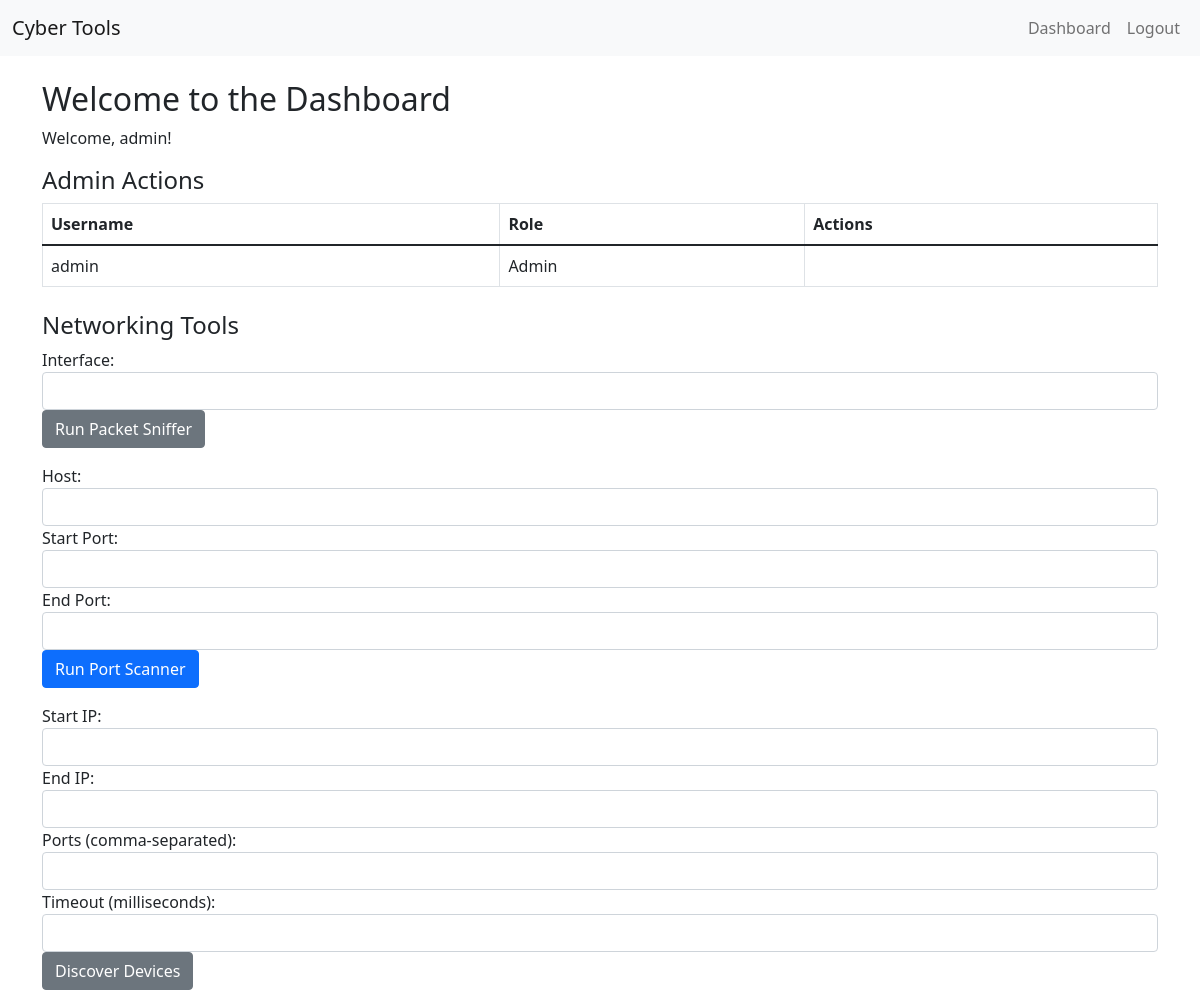
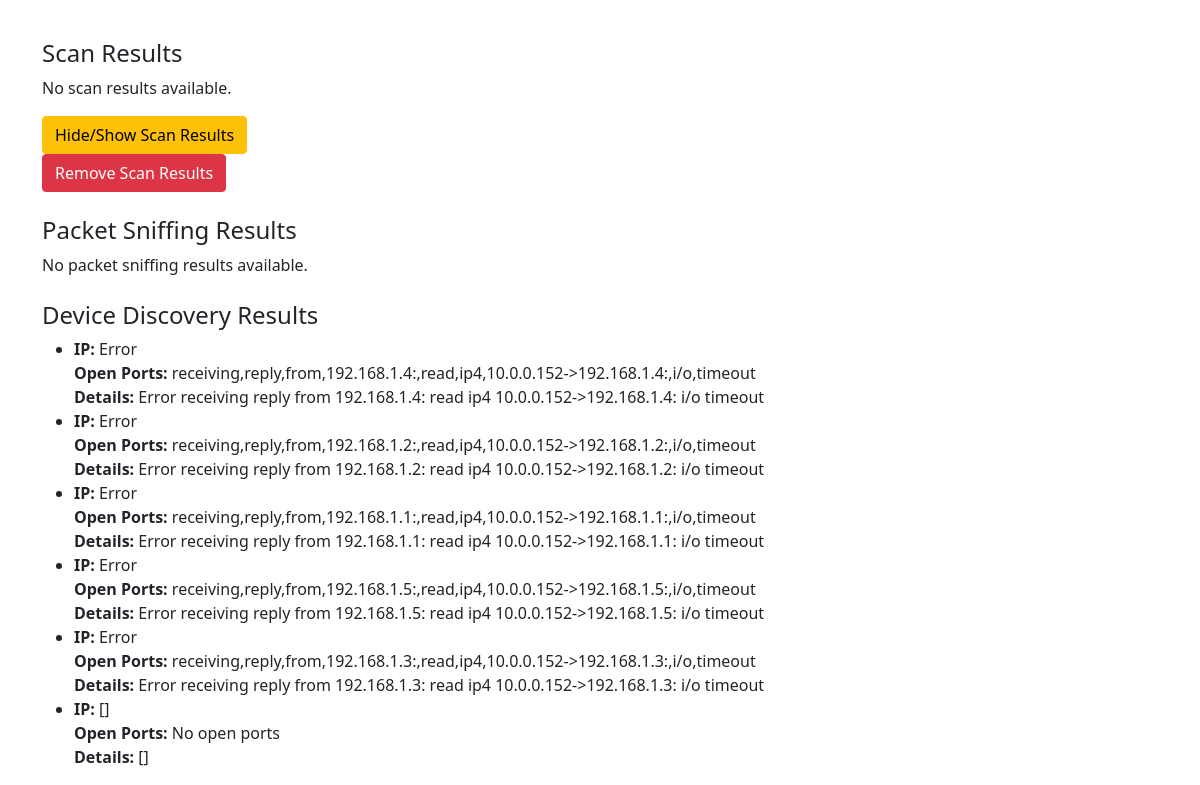
Screenshot of / (signed in) with the database file from the repository (2 pictures, top to bottom).
### app.py (models this page shows)
class User(UserMixin, db.Model):
    id = db.Column(db.Integer, primary_key=True)
    username = db.Column(db.String(150), unique=True, nullable=False)
    password = db.Column(db.String(150), nullable=False)
    role = db.Column(db.String(10), nullable=False)  # 'Admin' or 'User'

class DeviceDiscoveryResult(db.Model):
    id = db.Column(db.Integer, primary_key=True)
    timestamp = db.Column(db.DateTime, default=datetime.utcnow)
    devices = db.Column(db.Text, nullable=False)
    ip = db.Column(db.String(100), nullable=False)
    open_ports = db.Column(db.String(500))  # A string representation of open ports

### app.py (the view)
@app.route('/')
@login_required
def home():
    logging.debug('Rendering home page')
    scan_results = ScanResult.query.order_by(ScanResult.timestamp.desc()).all()
    device_discovery_results = DeviceDiscoveryResult.query.order_by(DeviceDiscoveryResult.timestamp.desc()).all()
    if current_user.role == 'Admin':
        users = User.query.all()
        return render_template('dashboard.html', users=users, role='Admin', scan_results=scan_results, device_discovery_results=device_discovery_results)
    else:
        return render_template('dashboard.html', role='User', scan_results=scan_results, device_discovery_results=device_discovery_results)

### app.py (called while the page is built)
@login_manager.user_loader
def load_user(user_id):
    return User.query.get(int(user_id))

### templates/dashboard.html (shortened to what this page needs)
{% extends "base.html" %}
{% block content %}
    <h2>Welcome to the Dashboard</h2>
    <p>Welcome, {{ current_user.username }}!</p>
    {% if role == 'Admin' %}
        <h4>Admin Actions</h4>
        <table class="table table-bordered">
            <thead>
                <tr>
                    <th>Username</th>
                    <th>Role</th>
                    <th>Actions</th>
                </tr>
            </thead>
            <tbody>
                {% for user in users %}
                    <tr>
                        <td>{{ user.username }}</td>
                        <td>{{ user.role }}</td>
                        <td>
                        </td>
                    </tr>
                {% endfor %}
            </tbody>
        </table>
    {% endif %}
    <div class="mt-4">
        <h4>Networking Tools</h4>
        <form action="{{ url_for('sniff_packets') }}" method="post">
            <div class="form-group">
                <label for="interface">Interface:</label>
                <input type="text" id="interface" name="interface" class="form-control" required>
            </div>
            <button type="submit" class="btn btn-secondary mb-3">Run Packet Sniffer</button>
        </form>
        <form action="{{ url_for('scan_ports') }}" method="post">
            <div class="form-group">
                <label for="host">Host:</label>
                <input type="text" id="host" name="host" class="form-control" required>
            </div>
            <div class="form-group">
                <label for="start_port">Start Port:</label>
                <input type="number" id="start_port" name="start_port" class="form-control" min="1" max="65535" required>
            </div>
            <div class="form-group">
                <label for="end_port">End Port:</label>
                <input type="number" id="end_port" name="end_port" class="form-control" min="1" max="65535" required>
            </div>
            <button type="submit" class="btn btn-primary mb-3">Run Port Scanner</button>
        </form>
        <form action="{{ url_for('discover_devices') }}" method="post">
            <div class="form-group">
                <label for="start_ip">Start IP:</label>
                <input type="text" id="start_ip" name="start_ip" class="form-control" required>
            </div>
            <div class="form-group">
                <label for="end_ip">End IP:</label>
                <input type="text" id="end_ip" name="end_ip" class="form-control" required>
            </div>
            <div class="form-group">
                <label for="ports">Ports (comma-separated):</label>
                <input type="text" id="ports" name="ports" class="form-control" required>
            </div>
            <div class="form-group">
                <label for="timeout">Timeout (milliseconds):</label>
                <input type="number" id="timeout" name="timeout" class="form-control" required>
            </div>
            <button type="submit" class="btn btn-secondary mb-3">Discover Devices</button>
        </form>
    </div>
    <div class="mt-4">
        <h4>Scan Results</h4>
        {% if scan_results %}
            <ul>
                {% for result in scan_results %}
                    <li>
                        <strong>Timestamp:</strong> {{ result.timestamp }}<br>
                        <strong>Target IP:</strong> {{ result.target_ip }}<br>
                        <strong>Open Ports:</strong> {{ result.open_ports }}
                    </li>
                {% endfor %}
            </ul>
        {% else %}
            <p>No scan results available.</p>
        {% endif %}
        <button onclick="toggleScanResults()" class="btn btn-warning">Hide/Show Scan Results</button>
        <form action="{{ url_for('remove_scan_results') }}" method="post">
            <button type="submit" class="btn btn-danger">Remove Scan Results</button>
        </form>
    </div>
<div class="mt-4">
    <h4>Packet Sniffing Results</h4>
    {% if packet_sniffer_results %}
        <table class="table table-bordered">
            <thead>
                <tr>
                    <th>Timestamp</th>
                    <th>Source IP</th>
                    <th>Destination IP</th>
                    <th>Protocol</th>
                    <th>Payload</th>
                </tr>
            </thead>
            <tbody>
                {% for packet in packet_sniffer_results %}
                    <tr>
                        <td>{{ packet.timestamp }}</td>
                        <td>{{ packet.source_ip }}</td>
                        <td>{{ packet.destination_ip }}</td>
                        <td>{{ packet.protocol }}</td>
                        <td>{{ packet.payload }}</td>
                    </tr>
                {% endfor %}
            </tbody>
        </table>
    {% else %}
        <p>No packet sniffing results available.</p>
    {% endif %}
</div>
<div class="mt-4">
    <h4>Device Discovery Results</h4>
    {% if device_discovery_results %}
        <ul>
            {% for device in device_discovery_results %}
                <li>
                    <strong>IP:</strong> {{ device.ip }}<br>
                    <strong>Open Ports:</strong> {{ device.open_ports }}<br>
                    <strong>Details:</strong> {{ device.devices }}
                </li>
            {% endfor %}
        </ul>
    {% else %}
        <p>No device discovery results available.</p>
    {% endif %}
</div>
{% endblock %}

### templates/base.html (shortened to what this page needs)
<!DOCTYPE html>
<html lang="en">
<head>
    <link rel="stylesheet" href="https://cdnjs.cloudflare.com/ajax/libs/bootstrap/5.1.3/css/bootstrap.min.css">
</head>
<body>
    <nav class="navbar navbar-expand-lg navbar-light bg-light">
        <div class="container-fluid">
            <a class="navbar-brand" href="{{ url_for('home') }}">Cyber Tools</a>
            <div class="collapse navbar-collapse" id="navbarNav">
                <ul class="navbar-nav ms-auto">
                    {% if current_user.is_authenticated %}
                        <li class="nav-item">
                            <a class="nav-link" href="{{ url_for('home') }}">Dashboard</a>
                        </li>
                        <li class="nav-item">
                            <a class="nav-link" href="{{ url_for('logout') }}">Logout</a>
                        </li>
                    {% else %}
                        <li class="nav-item">
                            <a class="nav-link" href="{{ url_for('login') }}">Login</a>
                        </li>
                    {% endif %}
                </ul>
            </div>
        </div>
    </nav>
    <div class="container mt-4">
        {% block content %}{% endblock %}
    </div>
</body>
</html>

### rows the page displays
User: username "admin", role "Admin"
DeviceDiscoveryResult: ip "Error", open_ports "receiving,reply,from,192.168.1.4:,read,ip4,10.0.0.152->192.168.1.4:,i/o,timeout", devices "Error receiving reply from 192.168.1.4: read ip4 10.0.0.152->192.168.1.4: i/o timeout"
DeviceDiscoveryResult: ip "Error", open_ports "receiving,reply,from,192.168.1.2:,read,ip4,10.0.0.152->192.168.1.2:,i/o,timeout", devices "Error receiving reply from 192.168.1.2: read ip4 10.0.0.152->192.168.1.2: i/o timeout"
DeviceDiscoveryResult: ip "Error", open_ports "receiving,reply,from,192.168.1.1:,read,ip4,10.0.0.152->192.168.1.1:,i/o,timeout", devices "Error receiving reply from 192.168.1.1: read ip4 10.0.0.152->192.168.1.1: i/o timeout"
DeviceDiscoveryResult: ip "Error", open_ports "receiving,reply,from,192.168.1.5:,read,ip4,10.0.0.152->192.168.1.5:,i/o,timeout", devices "Error receiving reply from 192.168.1.5: read ip4 10.0.0.152->192.168.1.5: i/o timeout"
DeviceDiscoveryResult: ip "Error", open_ports "receiving,reply,from,192.168.1.3:,read,ip4,10.0.0.152->192.168.1.3:,i/o,timeout", devices "Error receiving reply from 192.168.1.3: read ip4 10.0.0.152->192.168.1.3: i/o timeout"
DeviceDiscoveryResult: ip "[]", open_ports "No open ports", devices "[]"
